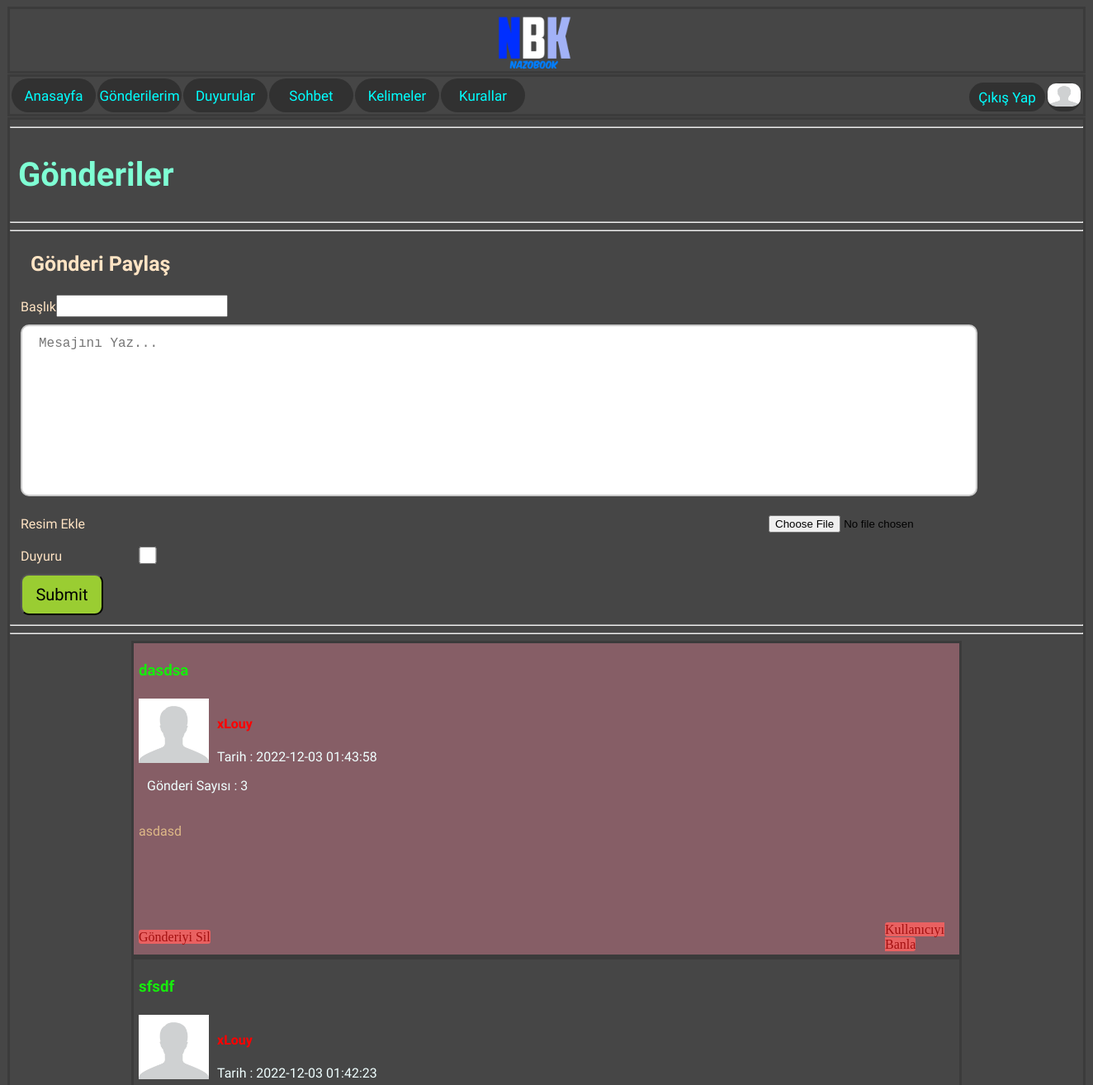
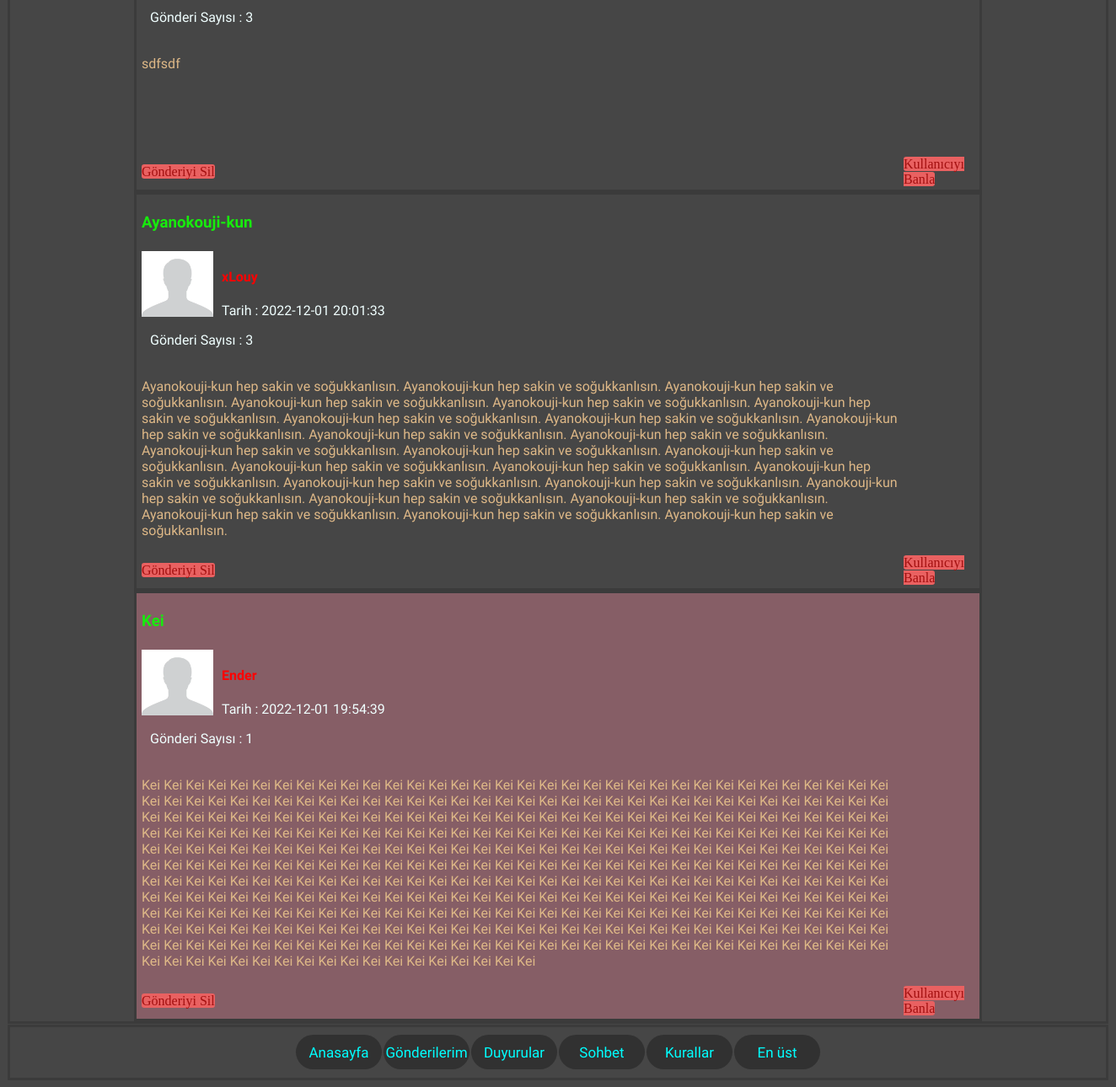
The page / (signed in) on the database its author committed (2 pictures, top to bottom).
### tables this page shows
CREATE TABLE `gonderiler` (
  `gonderi_id` int(11) NOT NULL,
  `gonderi_kadi` varchar(500) NOT NULL,
  `gonderi_baslik` varchar(500) NOT NULL,
  `gonderi_mesaj` text NOT NULL,
  `gonderi_resim` int(11) NOT NULL DEFAULT 0,
  `gonderi_no` int(11) NOT NULL,
  `gonderi_duyuru` int(11) NOT NULL DEFAULT 0,
  `gonderi_tarih` timestamp NOT NULL DEFAULT current_timestamp()
);

CREATE TABLE `uyeler` (
  `uye_id` int(11) NOT NULL,
  `uye_kadi` varchar(500) NOT NULL,
  `uye_eposta` varchar(1000) NOT NULL,
  `uye_sifre` varchar(1000) NOT NULL,
  `uye_ban` int(11) NOT NULL DEFAULT 0,
  `uye_gonderisayi` int(11) NOT NULL,
  `uye_gonderisayi2` int(11) NOT NULL DEFAULT 0,
  `sucuk` int(11) NOT NULL DEFAULT 0,
  `uye_tarih` timestamp NOT NULL DEFAULT current_timestamp(),
  `uye_pp` int(11) NOT NULL DEFAULT 0
);

### index.php (the view, shortened to what this page needs)
<?php
include 'ayar.php';
$kadi = @$_SESSION["kgiris"];
$data = $db-> prepare("SELECT * FROM uyeler WHERE uye_kadi=?");
$data -> execute([
    $kadi
]);
$_data = $data -> fetch(PDO::FETCH_ASSOC);
?>
<!DOCTYPE html>
<html lang="tr-TR">
<head>
    <link rel="stylesheet" href="style.css">
</head>
<body>
<div id="reklamarea1">
</div>
<?php include 'header.php' ?>
    <article>
        <hr>
        <h1 id="bolumismi" style="font-family: 'Almarai', sans-serif;">Gönderiler</h1>
        <hr>
    <hr>
    <div id="gonderipaylas">
        <?php
        if($_data["uye_ban"] == 1)
        {
            echo '<h1 style="font-family: \'Almarai\', sans-serif; color:red;">BANLANDIĞIN İÇİN PAYLAŞIM YAPAMAZSIN</h1> ';
        }else if($_data["sucuk"] == 1)
        {
            echo '<h3  style="font-family: \'Almarai\', sans-serif; font-size: 25px; color: bisque; margin-left: 25px;">Gönderi Paylaş</h3>
            <form action="gonderipaylas.php" method="POST" enctype="multipart/form-data">
            <table style="margin-left: 10px;">
                <tr>
                    <td style="font-family: \'Almarai\', sans-serif; color: bisque; float: left;">Başlık <input type="text" name="baslik" style="float: right; width: 200px; height: 21px; position: relative; bottom: 5px; font-size: 18px;"></td>
                </tr>
                <tr>
                    <td><textarea name="gonderimesaj" id="gonderimesaj" cols="110" rows="10" placeholder="Mesajını Yaz..."></textarea></td>
                </tr>
                <tr>
                    <td><p style="font-family: \'Almarai\', sans-serif; color: bisque; float: left;">Resim Ekle</p><input type="file" name="resim" style="float: right; position: relative; top:15px;"></td>
                </tr>
                <tr>
                    <td style="font-family: \'Almarai\', sans-serif; color: bisque; float: left;">Duyuru <input type="checkbox" name="duyuru" value="1" style="float: right; width: 200px; height: 21px; position: relative; bottom: 5px; font-size: 18px;"></td>
                </tr>
                <tr>
                    <td><input type="submit" style="width: 100px; height: 50px; border-radius: 10px; font-family: \'Almarai\', sans-serif; font-size: 20px; background-color: yellowgreen;"></td>
                </tr>
            </table>
            </form>';
        }
        ?>
    </div>
    <hr>
    <hr>
        <?php
        $dataList = $db -> prepare("SELECT * FROM gonderiler ORDER BY gonderi_id DESC");
        $dataList -> execute();
        $dataList = $dataList -> fetchAll(PDO::FETCH_ASSOC);
        foreach($dataList as $row)
        {
            $data9 = $db-> prepare("SELECT * FROM uyeler WHERE uye_kadi=?");
            $data9 -> execute([
                $row["gonderi_kadi"]
            ]);
            $_data9 = $data9 -> fetch(PDO::FETCH_ASSOC);
            if($row["gonderi_duyuru"] == 1)
            {
                echo '<div id="gonderidivduy" style="border-style: solid;
    width: 1000px;
    min-height: 100px;
    margin: auto;
    border-color: rgb(59, 59, 59);
    background-color: rgba(184, 113, 127, 0.568);">';
            }else
            {
                echo '<div class="gonderidiv">';
            }
            echo '
            <table id="gonderitable">
                <tr>
                    <td><h3 style="font-family: \'Almarai\', sans-serif; color: rgb(23, 235, 13);">'.$row["gonderi_baslik"].'</h3></td>
                </tr>
                <tr>
                    <td>';
                    if(file_exists("kprofilphoto/".$row["gonderi_kadi"]."/profilphoto".$_data9["uye_pp"].".jpg"))
                    {
                        echo '<img src="kprofilphoto/'.$row["gonderi_kadi"].'/profilphoto'.$_data9["uye_pp"].'.jpg" alt="" width="100px" height="100px" style="float: left;">';
                    }else if(file_exists("kprofilphoto/".$row["gonderi_kadi"]."/profilphoto".$_data9["uye_pp"].".png"))
                    {
                        echo '<img src="kprofilphoto/'.$row["gonderi_kadi"].'/profilphoto'.$_data9["uye_pp"].'.png" alt="" width="100px" height="100px" style="float: left;">';
                    }else
                    {
                        echo '<img src="siteresimleri/bospp.jpg" alt="" width="85px" height="78px" style="float: left;">';
                    }
                echo '<h4 style="position: relative; left: 10px; font-family: \'Almarai\', sans-serif;"><a href="https://nazobook.social/gonderiler-'.$row["gonderi_kadi"].'" class="gondeributonu" style="text-decoration:none; ';
                $data2 = $db-> prepare("SELECT * FROM uyeler WHERE uye_kadi=?");
                $data2 -> execute([
                    $row["gonderi_kadi"]
                ]);
                $_data2 = $data2 -> fetch(PDO::FETCH_ASSOC);
                if($_data2["sucuk"] == 1)
                {
                    echo 'color: red;"';
                }else
                {
                    echo 'color: azure;"';
                }
                echo '
                >'.$row["gonderi_kadi"].'</a>';
                echo
                '</h4><p style="position: relative; left: 10px; font-family: \'Almarai\', sans-serif; color: azure;">Tarih : '.$row["gonderi_tarih"].'</p>
                <p style="position: relative; left: 10px; font-family: \'Almarai\', sans-serif; color: azure;">Gönderi Sayısı : '.$_data2["uye_gonderisayi2"].'</p></td>
                </tr>
                <tr>
                    <td><p id="mesajid" style="font-family: \'Almarai\', sans-serif; color: burlywood; min-height: 100px; width: 900px; overflow-wrap: break-word;">'.$row["gonderi_mesaj"].'</p></td>
                </tr>';
                if(@$_SESSION["kgiris"])
                {
                    if($_data["sucuk"] == 1)
                    {
                        echo '<tr>
                            <td><a href="gonderisil.php?no='.$row["gonderi_no"].'&gkadi='.$row["gonderi_kadi"].'" id="gonderisil">Gönderiyi Sil</a></td>
                            <td><a href="banla.php?gkadi='.$row["gonderi_kadi"].'" id="gonderisil">Kullanıcıyı Banla</a></td>
                        </tr>';
                    }
                }
            echo '
            </table>
            </div>';
        }
        ?>
    </article>
    <?php include 'footer.php'; ?>
</body>
</html>

### header.php (shortened to what this page needs)
<header>
        <a href="https://nazobook.social/anasayfa"><img src="siteresimleri/NazoBook.png" alt="c# logo" id="headimg"></a>
    </header>
    <nav>
        <table id="navtable">
            <tr>
                <td class="navtabtd"><a href="https://nazobook.social/anasayfa" class="navtaba" style="font-family: 'Ubuntu Condensed', sans-serif;">Anasayfa</a></td>
                <?php
                if(@$_SESSION["kgiris"])
                {
                    echo '<td class="navtabtd"><a href="https://nazobook.social/gonderilerim" class="navtaba" style="font-family: \'Ubuntu Condensed\', sans-serif;">Gönderilerim</a></td>';
                    echo '<td class="navtabtd"><a href="https://nazobook.social/duyurular" class="navtaba" style="font-family: \'Ubuntu Condensed\', sans-serif;">Duyurular</a></td>';
                    echo '<td class="navtabtd"><a href="https://nazobook.social/sohbet" class="navtaba" style="font-family: \'Ubuntu Condensed\', sans-serif;">Sohbet</a></td>';
                    echo '<td class="navtabtd"><a href="https://nazobook.social/kelimeler" class="navtaba" style="font-family: \'Ubuntu Condensed\', sans-serif;">Kelimeler</a></td>';
                }
                ?>
                <td class="navtabtd"><a href="https://nazobook.social/kurallar" class="navtaba" style="font-family: 'Ubuntu Condensed', sans-serif;">Kurallar</a></td>
            </tr>
        </table>
        <div id="kullanici">
            <?php
            if(file_exists("kprofilphoto/".@$kadi."/profilphoto".$_data["uye_pp"].".jpg"))
            {
                $profilresmi = '<img src="kprofilphoto/'.@$kadi.'/profilphoto'.$_data["uye_pp"].'.jpg" alt="" width="40px" height="28px" id="profilresmiresim">';
            }else if(file_exists("kprofilphoto/".@$kadi."/profilphoto".$_data["uye_pp"].".png"))
            {
                $profilresmi =  '<img src="kprofilphoto/'.@$kadi.'/profilphoto'.$_data["uye_pp"].'.png" alt="" width="40px" height="28px" id="profilresmiresim">';
            }else
            {
                $profilresmi =  '<img src="siteresimleri/bospp.jpg" alt="" width="40px" height="28px" id="profilresmiresim">';
            }
            if(@$_SESSION["kgiris"])
            {
                echo '<table id="navtable2">
                <tr>
                <td class="navtabtd2"><a href="cikis.php" class="navtaba" style="font-family: \'Ubuntu Condensed\', sans-serif;">Çıkış Yap</a></td>
                <td class="navtabtd3"><a href="https://nazobook.social/profil" class="navtaba">'.$profilresmi.'</a></td>
                </tr>
            </table>';
            }
            ?>
        </div>
    </nav>

### footer.php
<footer>
        <table id="navtablefot">
            <tr>
            <td class="navtabtd"><a href="https://nazobook.social/anasayfa" class="navtaba" style="font-family: 'Ubuntu Condensed', sans-serif;">Anasayfa</a></td>
            <?php
                if(@$_SESSION["kgiris"])
                {
                    echo '<td class="navtabtd"><a href="https://nazobook.social/gonderilerim" class="navtaba" style="font-family: \'Ubuntu Condensed\', sans-serif;">Gönderilerim</a></td>';
                    echo '<td class="navtabtd"><a href="https://nazobook.social/duyurular" class="navtaba" style="font-family: \'Ubuntu Condensed\', sans-serif;">Duyurular</a></td>';
                    echo '<td class="navtabtd"><a href="https://nazobook.social/sohbet" class="navtaba" style="font-family: \'Ubuntu Condensed\', sans-serif;">Sohbet</a></td>';
                }
                ?>
                <td class="navtabtd"><a href="https://nazobook.social/kurallar" class="navtaba" style="font-family: 'Ubuntu Condensed', sans-serif;">Kurallar</a></td>
                <td class="navtabtd"><a href="#enust" class="navtaba" style="font-family: 'Ubuntu Condensed', sans-serif;">En üst</a></td>
            </tr>
        </table>
    </footer>

### style.css (style rules this page uses)
body { background-color: rgb(70, 70, 70); }
header { border-style: solid; width: 1300px; height: 75px; margin: auto; border-color: rgb(59, 59, 59); }
#headimg { width: 100px; position: relative; top: -12px; left: 45%; }
nav { border-style: solid; width: 1300px; height: 45px; margin: auto; border-color: rgb(59, 59, 59); margin-top: 1px; }
.navtabtd { background-color: rgb(49, 49, 49); width: 100px; height: 39px; text-align: center; border-radius: 50px; }
.navtabtd2 { background-color: rgb(49, 49, 49); width: 90px; height: 30px; text-align: center; border-radius: 50px; }
.navtabtd3 { background-color: rgb(49, 49, 49); width: 40px; height: 30px; text-align: center; border-radius: 50px; }
#navtable { margin: auto; float: left; }
#navtablefot { margin: auto; position: relative; top: 7px; }
#navtable2 { margin: auto; float: right; margin-top: 5px; }
.navtaba { text-decoration: none; color: aqua; font-size: 17px; }
#kullanici { width: 400px; height: 40px; float: right; }
article { border-style: solid; margin: auto; width: 1300px; min-height: 1000px; border-color: rgb(59, 59, 59); margin-top: 1px; }
#bolumismi { margin-left: 10px; font-size: 40px; color: aquamarine; }
#gonderimesaj { padding: 12px 20px; box-sizing: border-box; border: 2px solid #ccc; border-radius: 10px; resize: none; font-size: 16px; }
.gonderidiv { border-style: solid; width: 1000px; min-height: 100px; margin: auto; border-color: rgb(59, 59, 59); }
#gonderidivduy { border-style: solid; width: 1000px; min-height: 100px; margin: auto; border-color: rgb(59, 59, 59); background-color: rgba(184, 113, 127, 0.568); }
#gonderitable { width: 990px; margin-left: 3px; }
#gonderisil { text-decoration: none; color: rgb(163, 16, 16); background-color: rgb(233, 97, 97); border-radius: 3px; }
footer { border-style: solid; border-color: rgb(59, 59, 59); width: 1300px; height: 60px; margin: auto; margin-top: 1px; }
#profilresmiresim { border-radius: 10px; }
#mesajid { overflow-wrap: break-word; }
#reklamarea1 { width: 300px; height: 900px; float: left; margin-top: 30px; position: fixed; }
.gondeributonu { text-decoration: none; }

### rows shown on the page
gonderiler: gonderi_baslik "dasdsa", gonderi_kadi "xLouy", gonderi_tarih "2022-12-03 01:43:58", uyeler.uye_gonderisayi2 "3", gonderi_mesaj "asdasd"
gonderiler: gonderi_baslik "sfsdf", gonderi_tarih "2022-12-03 01:42:23", uyeler.uye_gonderisayi2 "3", gonderi_mesaj "sdfsdf"
gonderiler: gonderi_baslik "Ayanokouji-kun", gonderi_tarih "2022-12-01 20:01:33", uyeler.uye_gonderisayi2 "3", gonderi_mesaj "Ayanokouji-kun hep sakin ve soğukkanlısın. Ayanokouji-kun hep sakin ve soğukkanlısın. Ayanokouji-kun hep sakin ve soğukkanlısın. Ayanokouji-kun hep sakin ve soğukkanlısın. Ayanokouji-kun hep sakin ve soğukkanlısın. Ayanokouji-kun hep sakin ve soğukkanlısın. Ayanokouji-kun hep sakin ve soğukkanlısın. Ayanokouji-kun hep sakin ve soğukkanlısın. Ayanokouji-kun hep sakin ve soğukkanlısın. Ayanokouji-kun hep sakin ve soğukkanlısın. Ayanokouji-kun hep sakin ve soğukkanlısın. Ayanokouji-kun hep sakin ve soğukkanlısın. Ayanokouji-kun hep sakin ve soğukkanlısın. Ayanokouji-kun hep sakin ve soğukkanlısın. Ayanokouji-kun hep sakin ve soğukkanlısın. Ayanokouji-kun hep sakin ve soğukkanlısın.…"
gonderiler: gonderi_baslik "Kei", gonderi_kadi "Ender", gonderi_tarih "2022-12-01 19:54:39", uyeler.uye_gonderisayi2 "1", gonderi_mesaj "Kei Kei Kei Kei Kei Kei Kei Kei Kei Kei Kei Kei Kei Kei Kei Kei Kei Kei Kei Kei Kei Kei Kei Kei Kei Kei Kei Kei Kei Kei Kei Kei Kei Kei Kei Kei Kei Kei Kei Kei Kei Kei Kei Kei Kei Kei Kei Kei Kei Kei Kei Kei Kei Kei Kei Kei Kei Kei Kei Kei Kei Kei Kei Kei Kei Kei Kei Kei Kei Kei Kei Kei Kei Kei Kei Kei Kei Kei Kei Kei Kei Kei Kei Kei Kei Kei Kei Kei Kei Kei Kei Kei Kei Kei Kei Kei Kei Kei Kei Kei Kei Kei Kei Kei Kei Kei Kei Kei Kei Kei Kei Kei Kei Kei Kei Kei Kei Kei Kei Kei Kei Kei Kei Kei Kei Kei Kei Kei Kei Kei Kei Kei Kei Kei Kei Kei Kei Kei Kei Kei Kei Kei Kei Kei Kei Kei Kei Kei Kei Kei Kei Kei Kei Kei Kei Kei Kei Kei Kei Kei Kei Kei Kei Kei Kei Kei Kei Kei Kei Kei Kei Kei Kei Kei Kei…"
